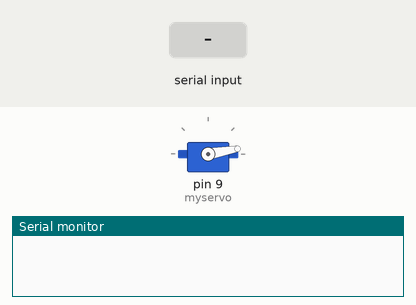
This sketch was run on a simulated Arduino Uno, built with avr-gcc and run on an emulated ATmega328P. Parts: servo, the last lines printed to the serial monitor. The inputs (shaded band) are chosen by the test bench.

Above: at 3.2 s.
3.3 s: "90,45\n" received over Serial
At 5.0 s:
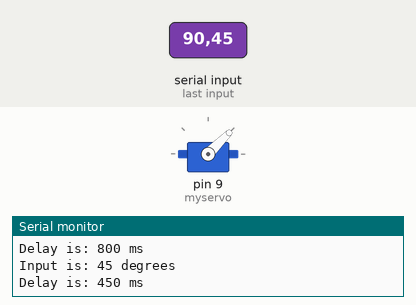
5.9 s: "30,150\n" received over Serial
At 7.1 s:
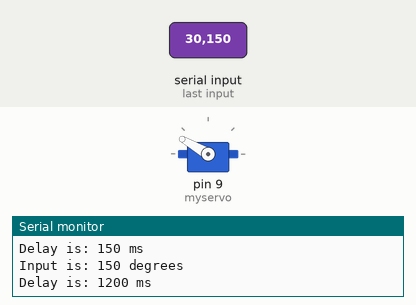
7.8 s: "90\n" received over Serial
At 8.3 s:
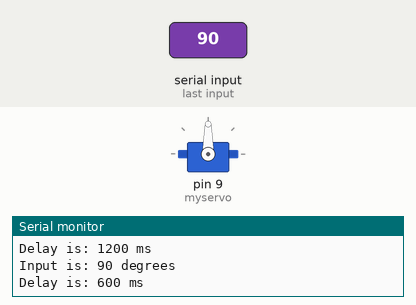
Timing chart, 0 to 10.8 s (numbered marks = the images above; inputs shaded):
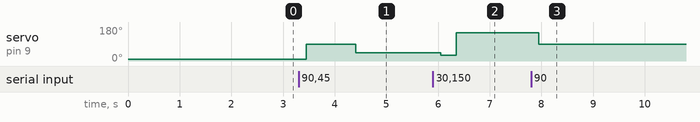

The sketch:

dannyInput.ino
```cpp
/* Date: 12 Jan 2017

  Danny's project

  Rotation by user input

*/


#include <Servo.h>

Servo myservo;

int input = 10;

int time = 2000;

int currAngle = 10;

void setup() {

  myservo.attach(9);

  myservo.write(currAngle);

  delay(time);

  Serial.begin(9600);
}

void loop() {


  if(Serial.available() > 0) {

    // get input
    input = Serial.parseInt();

    // note: [10, 170]
    if(input >= 10 && input <= 170) {
      Serial.print("Input is: ");
      Serial.print(input);
      Serial.println(" degrees");

      time = calcTime(currAngle);

      Serial.print("Delay is: ");
      Serial.print(time);
      Serial.println(" ms");

      delay(150);

      myservo.write(input);
      currAngle = input;
      delay(time);

    } else {
      Serial.println("Cannot accept value");
    }

  }


}

int calcTime(int currAngle) {
  int result;

  result = abs((currAngle - input) * 10);

  return result;
}
```

Measured:
- after the input at 3.3 s, servo on pin 9 (myservo): 10° → 90° after 0.15 s, → 45° 0.95 s later
- after the input at 5.9 s, servo on pin 9 (myservo): 45° → 30° after 0.15 s, → 150° 0.30 s later
- after the input at 7.8 s, servo on pin 9 (myservo): 150° → 90° after 0.15 s
